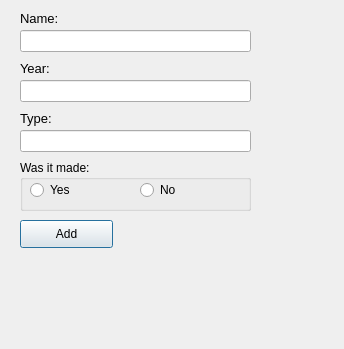
<?xml version="1.0" encoding="UTF-8"?>
<ui version="4.0">
 <class>addComputerDialog</class>
 <widget class="QDialog" name="addComputerDialog">
  <property name="geometry">
   <rect>
    <x>0</x>
    <y>0</y>
    <width>344</width>
    <height>349</height>
   </rect>
  </property>
  <property name="windowTitle">
   <string>Dialog</string>
  </property>
  <widget class="QLineEdit" name="inputYear">
   <property name="geometry">
    <rect>
     <x>20</x>
     <y>80</y>
     <width>231</width>
     <height>22</height>
    </rect>
   </property>
  </widget>
  <widget class="QLabel" name="labelName_2">
   <property name="geometry">
    <rect>
     <x>20</x>
     <y>60</y>
     <width>81</width>
     <height>16</height>
    </rect>
   </property>
   <property name="font">
    <font>
     <pointsize>10</pointsize>
     <weight>50</weight>
     <bold>false</bold>
    </font>
   </property>
   <property name="text">
    <string>Year:</string>
   </property>
  </widget>
  <widget class="QLineEdit" name="inputName">
   <property name="geometry">
    <rect>
     <x>20</x>
     <y>30</y>
     <width>231</width>
     <height>22</height>
    </rect>
   </property>
  </widget>
  <widget class="QLabel" name="labelName">
   <property name="geometry">
    <rect>
     <x>20</x>
     <y>10</y>
     <width>53</width>
     <height>16</height>
    </rect>
   </property>
   <property name="font">
    <font>
     <pointsize>10</pointsize>
     <weight>50</weight>
     <bold>false</bold>
    </font>
   </property>
   <property name="text">
    <string>Name:</string>
   </property>
  </widget>
  <widget class="QLabel" name="labelName_3">
   <property name="geometry">
    <rect>
     <x>20</x>
     <y>110</y>
     <width>111</width>
     <height>16</height>
    </rect>
   </property>
   <property name="font">
    <font>
     <pointsize>10</pointsize>
     <weight>50</weight>
     <bold>false</bold>
    </font>
   </property>
   <property name="text">
    <string>Type:</string>
   </property>
  </widget>
  <widget class="QPushButton" name="addButton">
   <property name="geometry">
    <rect>
     <x>20</x>
     <y>220</y>
     <width>93</width>
     <height>28</height>
    </rect>
   </property>
   <property name="text">
    <string>Add</string>
   </property>
  </widget>
  <widget class="QLineEdit" name="inputType">
   <property name="geometry">
    <rect>
     <x>20</x>
     <y>130</y>
     <width>231</width>
     <height>22</height>
    </rect>
   </property>
  </widget>
  <widget class="QGroupBox" name="groupBox">
   <property name="geometry">
    <rect>
     <x>20</x>
     <y>160</y>
     <width>231</width>
     <height>51</height>
    </rect>
   </property>
   <property name="font">
    <font>
     <pointsize>9</pointsize>
    </font>
   </property>
   <property name="title">
    <string>Was it made:</string>
   </property>
   <widget class="QRadioButton" name="Yes_radioButton">
    <property name="geometry">
     <rect>
      <x>10</x>
      <y>20</y>
      <width>95</width>
      <height>20</height>
     </rect>
    </property>
    <property name="text">
     <string>Yes</string>
    </property>
   </widget>
   <widget class="QRadioButton" name="No_radioButton">
    <property name="geometry">
     <rect>
      <x>120</x>
      <y>20</y>
      <width>95</width>
      <height>20</height>
     </rect>
    </property>
    <property name="text">
     <string>No</string>
    </property>
   </widget>
  </widget>
 </widget>
 <resources/>
 <connections/>
</ui>
